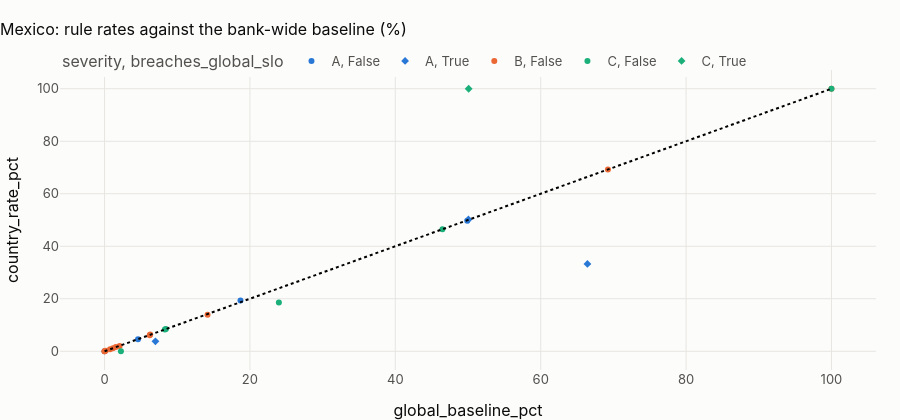

Source (notebook cell):
### Markdown cell above
## 1 · Every row rule: the country's rate against the bank's

### Code cell
slo = country.country_rule_slo(pl)
slo.assign(country=COUNTRY, dataset=DATASET).to_csv(
    OUT / f"{PREFIX}_{COUNTRY.lower()}_rule_slo.csv", index=False
)
show(slo.round(3), paging=False)
fig = px.scatter(
    slo,
    x="global_baseline_pct",
    y="country_rate_pct",
    color="severity",
    hover_name="rule_id",
    symbol="breaches_global_slo",
    title=f"{CTRY.title}: rule rates against the bank-wide baseline (%)",
)
fig.add_shape(type="line", x0=0, y0=0, x1=100, y1=100, line=dict(dash="dot"))
fig.update_layout(height=420)
fig.show()
diff = slo[(slo.country_rate_pct - slo.global_baseline_pct).abs() >= 1].sort_values("rule_id")
display(
    Markdown(
        f"**{len(diff)} rules differ from the bank-wide baseline by a point or more in {CTRY.name}:** "
        + ", ".join(
            f"{r.rule_id} ({r.global_baseline_pct:.1f} → {r.country_rate_pct:.1f} %)"
            for r in diff.itertuples()
        )
        + "."
        if len(diff)
        else f"**No rule differs from the bank-wide baseline by a point or more in {CTRY.name}.**"
    )
)

### Figure 1 — Plotly figure (JSON) as saved in the notebook; plotly's stock layout.template omitted (floating-point values rounded to 4 significant figures)
{"data": [{"hovertemplate": "<b>%{hovertext}</b><br><br>severity=A<br>breaches_global_slo=False<br>global_baseline_pct=%{x}<br>country_rate_pct=%{y}<extra></extra>", "hovertext": ["R01", "R02", "R03", "R04"], "legendgroup": "A, False", "marker": {"color": "#2a78d6", "symbol": "circle"}, "mode": "markers", "name": "A, False", "orientation": "v", "showlegend": true, "type": "scatter", "x": [18.7, 49.9, 4.6, 0.0], "xaxis": "x", "y": [19.31, 49.74, 4.591, 0.0], "yaxis": "y"}, {"hovertemplate": "<b>%{hovertext}</b><br><br>severity=A<br>breaches_global_slo=True<br>global_baseline_pct=%{x}<br>country_rate_pct=%{y}<extra></extra>", "hovertext": ["R21", "R25", "R26"], "legendgroup": "A, True", "marker": {"color": "#2a78d6", "symbol": "diamond"}, "mode": "markers", "name": "A, True", "orientation": "v", "showlegend": true, "type": "scatter", "x": [50.06, 66.43, 7.0], "xaxis": "x", "y": [50.19, 33.26, 3.764], "yaxis": "y"}, {"hovertemplate": "<b>%{hovertext}</b><br><br>severity=B<br>breaches_global_slo=False<br>global_baseline_pct=%{x}<br>country_rate_pct=%{y}<extra></extra>", "hovertext": ["R05", "R06", "R07", "R08", "R09", "R10", "R11", "R12", "R13", "R22", "R23", "R24"], "legendgroup": "B, False", "marker": {"color": "#eb6834", "symbol": "circle"}, "mode": "markers", "name": "B, False", "orientation": "v", "showlegend": true, "type": "scatter", "x": [2.07, 6.21, 6.28, 0.0, 0.0, 0.15, 1.15, 1.55, 0.76, 14.17, 100.0, 69.25], "xaxis": "x", "y": [2.014, 6.104, 6.357, 0.0, 0.0, 0.152, 1.109, 1.624, 0.77, 13.87, 100.0, 69.25], "yaxis": "y"}, {"hovertemplate": "<b>%{hovertext}</b><br><br>severity=C<br>breaches_global_slo=False<br>global_baseline_pct=%{x}<br>country_rate_pct=%{y}<extra></extra>", "hovertext": ["R15", "R16", "R18", "R19", "R20", "R27"], "legendgroup": "C, False", "marker": {"color": "#1baf7a", "symbol": "circle"}, "mode": "markers", "name": "C, False", "orientation": "v", "showlegend": true, "type": "scatter", "x": [8.3, 8.44, 2.25, 46.48, 23.98, 100.0], "xaxis": "x", "y": [8.286, 8.435, 0.0, 46.5, 18.56, 100.0], "yaxis": "y"}, {"hovertemplate": "<b>%{hovertext}</b><br><br>severity=C<br>breaches_global_slo=True<br>global_baseline_pct=%{x}<br>country_rate_pct=%{y}<extra></extra>", "hovertext": ["R17"], "legendgroup": "C, True", "marker": {"color": "#1baf7a", "symbol": "diamond"}, "mode": "markers", "name": "C, True", "orientation": "v", "showlegend": true, "type": "scatter", "x": [50.09], "xaxis": "x", "y": [100.0], "yaxis": "y"}], "layout": {"height": 420, "legend": {"title": {"text": "severity, breaches_global_slo"}, "tracegroupgap": 0}, "shapes": [{"line": {"dash": "dot"}, "type": "line", "x0": 0, "x1": 100, "y0": 0, "y1": 100}], "title": {"text": "Mexico: rule rates against the bank-wide baseline (%)"}, "xaxis": {"anchor": "y", "domain": [0.0, 1.0], "title": {"text": "global_baseline_pct"}}, "yaxis": {"anchor": "x", "domain": [0.0, 1.0], "title": {"text": "country_rate_pct"}}}}
